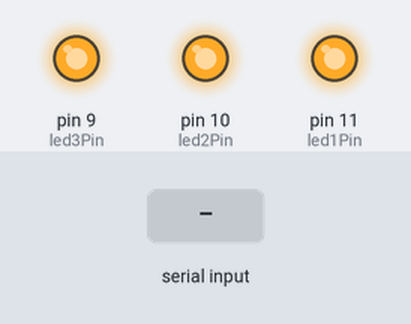
The sketch below on a simulated Arduino Uno, built with avr-gcc and run on an emulated ATmega328P. On the bench: output pins drawn as LEDs (lit = HIGH). Inputs (shaded band) come from the test bench. What the sketch prints to the serial monitor is not drawn.

Above: at 1.2 s.
1.3 s: "2" received over Serial
At 2.7 s:
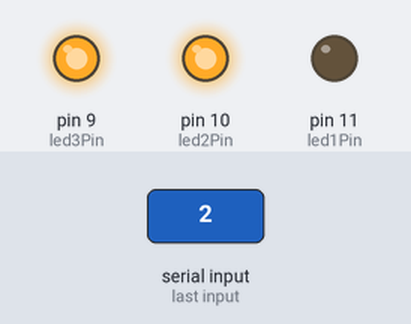
3.8 s: "B" received over Serial
At 5.0 s:
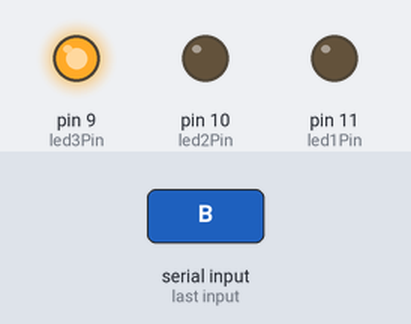
5.3 s: "a" received over Serial
At 6.1 s:
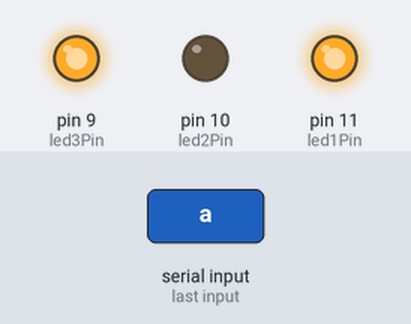
6.8 s: "C" received over Serial
At 7.3 s:
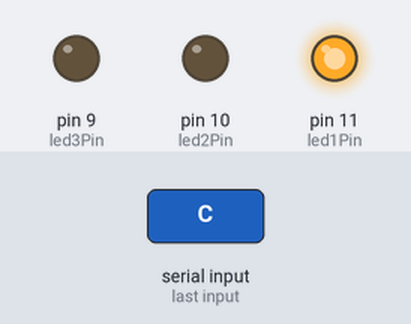
8.3 s: "A" received over Serial
At 9.5 s:
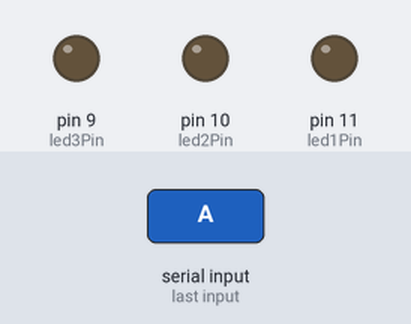
9.8 s: "b" received over Serial
At 10.8 s:
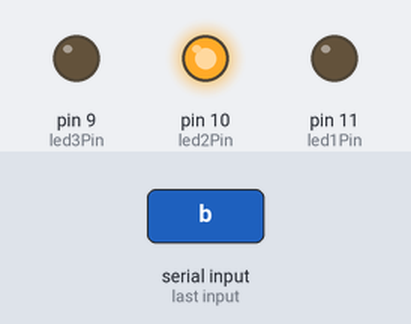
Timing chart, 0 to 12.3 s (numbered marks = the images above; inputs shaded):
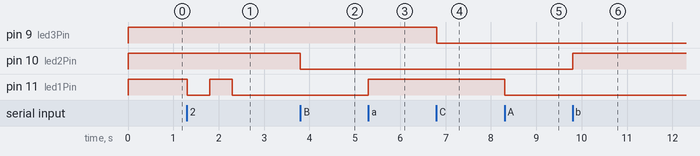

The sketch:

BTController.ino
```cpp
#define led1Pin 11
#define led2Pin 10
#define led3Pin 9

boolean state = false;

void setup() {
  // put your setup code here, to run once:
  Serial.begin(9600);
  Serial.println(">> START<<");
  pinMode(led1Pin, OUTPUT);
  pinMode(led2Pin, OUTPUT);
  pinMode(led3Pin, OUTPUT);
  digitalWrite(led1Pin, HIGH);
  digitalWrite(led2Pin, HIGH);
  digitalWrite(led3Pin, HIGH);

}

void loop() {
  // put your main code here, to run repeatedly:
  if(Serial.available()>0) {
    char in;
    in = Serial.read();
    Serial.write(in);

    switch(in) {
      case '1': //Switch
        if(state) {
          digitalWrite(led1Pin, HIGH);
          state = false;
        }
        else {
          digitalWrite(led1Pin, LOW);
          state = true;
        }
        break;
      case '2': //Blink
        digitalWrite(led1Pin, LOW);
        delay(500);
        digitalWrite(led1Pin, HIGH);
        delay(500);
        digitalWrite(led1Pin, LOW);
        break;
      case '3': //Glow
        analogWrite(led1Pin, 0);
        delay(500);
        for(int i=1;i<256;i+=3) {
          analogWrite(led1Pin, i);
          delay(5);
        }
        delay(50);
        for(int i=255;i>0;i-=3) {
          analogWrite(led1Pin, i);
          delay(5);
        }
        analogWrite(led1Pin, 0);
        break;
      case 'A': //LED1 ON
        digitalWrite(led1Pin, LOW);
        break;
      case 'a': //LED1 OFF
        digitalWrite(led1Pin, HIGH);
        break;
      case 'B': //LED2 ON
        digitalWrite(led2Pin, LOW);
        break;
      case 'b': //LED2 OFF
        digitalWrite(led2Pin, HIGH);
        break;
      case 'C': //LED3 ON
        digitalWrite(led3Pin, LOW);
        break;
      case 'c': //LED3 OFF
        digitalWrite(led3Pin, HIGH);
        break;
      default:
        break;

    }
  }
}
```

Measured:
- after the input at 1.3 s, pin 11 (led1Pin): HIGH → LOW at once, → HIGH 0.50 s later, → LOW 0.50 s later
- after the input at 3.8 s, pin 10 (led2Pin): HIGH → LOW at once
- after the input at 5.3 s, pin 11 (led1Pin): LOW → HIGH at once
- after the input at 6.8 s, pin 9 (led3Pin): HIGH → LOW at once
- after the input at 8.3 s, pin 11 (led1Pin): HIGH → LOW at once
- after the input at 9.8 s, pin 10 (led2Pin): LOW → HIGH at once
